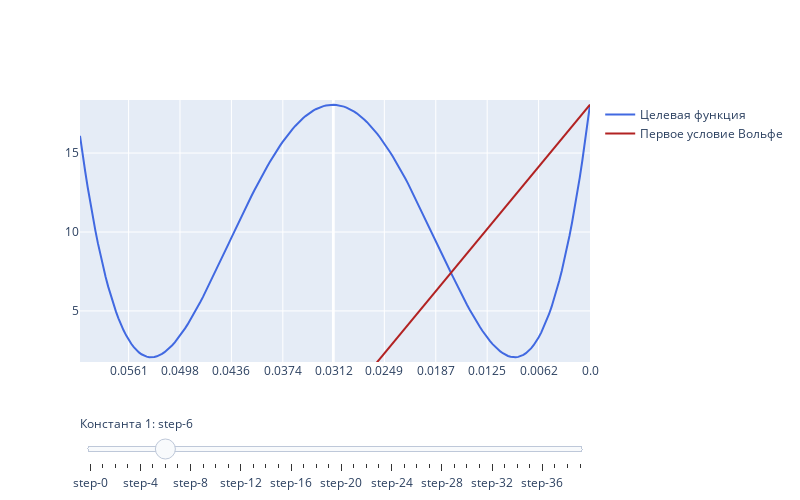

This figure's notebook cell:
### Markdown cell above
Рассмотрим первое условие. Правая часть неравенства - это разложение в ряд Тейлора целевой функции на шаге $x_{k + 1}$. 

Мы можем рассматривать целевую функцию как $\Phi\left(\alpha\right)=f\left(x_{k}+\alpha p_{k}\right)$. Можно убедиться, что это та же целевая функция. Таким образом, вместо рассмотрения шага оптимизации $\alpha$ мы будем рассматривать его вес $c_{1}$

### Code cell
first_condition = FirstWolfesCondition()
first_condition.set_objective(objective)
first_condition.set_alpha((0, 0.062))
first_condition.set_init_coord(2.0)
first_condition.view_condition()

### Figure 1 — Plotly figure (JSON) as saved in the notebook; plotly's stock layout.template omitted (floating-point values rounded to 4 significant figures; data arrays with more than 128 entries replaced by an {"elided": "..."} marker saying what was removed)
{"data": [{"line": {"color": "royalblue", "width": 2}, "name": "Целевая функция", "type": "scatter", "x": {"elided": "200 float values"}, "y": {"elided": "200 float values"}}, {"line": {"color": "firebrick", "width": 2}, "name": "Первое условие Вольфе", "type": "scatter", "visible": false, "x": {"elided": "200 float values"}, "y": {"elided": "200 float values"}}, {"line": {"color": "firebrick", "width": 2}, "name": "Первое условие Вольфе", "type": "scatter", "visible": false, "x": {"elided": "200 float values"}, "y": {"elided": "200 float values"}}, {"line": {"color": "firebrick", "width": 2}, "name": "Первое условие Вольфе", "type": "scatter", "visible": false, "x": {"elided": "200 float values"}, "y": {"elided": "200 float values"}}, {"line": {"color": "firebrick", "width": 2}, "name": "Первое условие Вольфе", "type": "scatter", "visible": false, "x": {"elided": "200 float values"}, "y": {"elided": "200 float values"}}, {"line": {"color": "firebrick", "width": 2}, "name": "Первое условие Вольфе", "type": "scatter", "visible": false, "x": {"elided": "200 float values"}, "y": {"elided": "200 float values"}}, {"line": {"color": "firebrick", "width": 2}, "name": "Первое условие Вольфе", "type": "scatter", "visible": false, "x": {"elided": "200 float values"}, "y": {"elided": "200 float values"}}, {"line": {"color": "firebrick", "width": 2}, "name": "Первое условие Вольфе", "type": "scatter", "visible": true, "x": {"elided": "200 float values"}, "y": {"elided": "200 float values"}}, {"line": {"color": "firebrick", "width": 2}, "name": "Первое условие Вольфе", "type": "scatter", "visible": false, "x": {"elided": "200 float values"}, "y": {"elided": "200 float values"}}, {"line": {"color": "firebrick", "width": 2}, "name": "Первое условие Вольфе", "type": "scatter", "visible": false, "x": {"elided": "200 float values"}, "y": {"elided": "200 float values"}}, {"line": {"color": "firebrick", "width": 2}, "name": "Первое условие Вольфе", "type": "scatter", "visible": false, "x": {"elided": "200 float values"}, "y": {"elided": "200 float values"}}, {"line": {"color": "firebrick", "width": 2}, "name": "Первое условие Вольфе", "type": "scatter", "visible": false, "x": {"elided": "200 float values"}, "y": {"elided": "200 float values"}}, {"line": {"color": "firebrick", "width": 2}, "name": "Первое условие Вольфе", "type": "scatter", "visible": false, "x": {"elided": "200 float values"}, "y": {"elided": "200 float values"}}, {"line": {"color": "firebrick", "width": 2}, "name": "Первое условие Вольфе", "type": "scatter", "visible": false, "x": {"elided": "200 float values"}, "y": {"elided": "200 float values"}}, {"line": {"color": "firebrick", "width": 2}, "name": "Первое условие Вольфе", "type": "scatter", "visible": false, "x": {"elided": "200 float values"}, "y": {"elided": "200 float values"}}, {"line": {"color": "firebrick", "width": 2}, "name": "Первое условие Вольфе", "type": "scatter", "visible": false, "x": {"elided": "200 float values"}, "y": {"elided": "200 float values"}}, {"line": {"color": "firebrick", "width": 2}, "name": "Первое условие Вольфе", "type": "scatter", "visible": false, "x": {"elided": "200 float values"}, "y": {"elided": "200 float values"}}, {"line": {"color": "firebrick", "width": 2}, "name": "Первое условие Вольфе", "type": "scatter", "visible": false, "x": {"elided": "200 float values"}, "y": {"elided": "200 float values"}}, {"line": {"color": "firebrick", "width": 2}, "name": "Первое условие Вольфе", "type": "scatter", "visible": false, "x": {"elided": "200 float values"}, "y": {"elided": "200 float values"}}, {"line": {"color": "firebrick", "width": 2}, "name": "Первое условие Вольфе", "type": "scatter", "visible": false, "x": {"elided": "200 float values"}, "y": {"elided": "200 float values"}}, {"line": {"color": "firebrick", "width": 2}, "name": "Первое условие Вольфе", "type": "scatter", "visible": false, "x": {"elided": "200 float values"}, "y": {"elided": "200 float values"}}, {"line": {"color": "firebrick", "width": 2}, "name": "Первое условие Вольфе", "type": "scatter", "visible": false, "x": {"elided": "200 float values"}, "y": {"elided": "200 float values"}}, {"line": {"color": "firebrick", "width": 2}, "name": "Первое условие Вольфе", "type": "scatter", "visible": false, "x": {"elided": "200 float values"}, "y": {"elided": "200 float values"}}, {"line": {"color": "firebrick", "width": 2}, "name": "Первое условие Вольфе", "type": "scatter", "visible": false, "x": {"elided": "200 float values"}, "y": {"elided": "200 float values"}}, {"line": {"color": "firebrick", "width": 2}, "name": "Первое условие Вольфе", "type": "scatter", "visible": false, "x": {"elided": "200 float values"}, "y": {"elided": "200 float values"}}, {"line": {"color": "firebrick", "width": 2}, "name": "Первое условие Вольфе", "type": "scatter", "visible": false, "x": {"elided": "200 float values"}, "y": {"elided": "200 float values"}}, {"line": {"color": "firebrick", "width": 2}, "name": "Первое условие Вольфе", "type": "scatter", "visible": false, "x": {"elided": "200 float values"}, "y": {"elided": "200 float values"}}, {"line": {"color": "firebrick", "width": 2}, "name": "Первое условие Вольфе", "type": "scatter", "visible": false, "x": {"elided": "200 float values"}, "y": {"elided": "200 float values"}}, {"line": {"color": "firebrick", "width": 2}, "name": "Первое условие Вольфе", "type": "scatter", "visible": false, "x": {"elided": "200 float values"}, "y": {"elided": "200 float values"}}, {"line": {"color": "firebrick", "width": 2}, "name": "Первое условие Вольфе", "type": "scatter", "visible": false, "x": {"elided": "200 float values"}, "y": {"elided": "200 float values"}}, {"line": {"color": "firebrick", "width": 2}, "name": "Первое условие Вольфе", "type": "scatter", "visible": false, "x": {"elided": "200 float values"}, "y": {"elided": "200 float values"}}, {"line": {"color": "firebrick", "width": 2}, "name": "Первое условие Вольфе", "type": "scatter", "visible": false, "x": {"elided": "200 float values"}, "y": {"elided": "200 float values"}}, {"line": {"color": "firebrick", "width": 2}, "name": "Первое условие Вольфе", "type": "scatter", "visible": false, "x": {"elided": "200 float values"}, "y": {"elided": "200 float values"}}, {"line": {"color": "firebrick", "width": 2}, "name": "Первое условие Вольфе", "type": "scatter", "visible": false, "x": {"elided": "200 float values"}, "y": {"elided": "200 float values"}}, {"line": {"color": "firebrick", "width": 2}, "name": "Первое условие Вольфе", "type": "scatter", "visible": false, "x": {"elided": "200 float values"}, "y": {"elided": "200 float values"}}, {"line": {"color": "firebrick", "width": 2}, "name": "Первое условие Вольфе", "type": "scatter", "visible": false, "x": {"elided": "200 float values"}, "y": {"elided": "200 float values"}}, {"line": {"color": "firebrick", "width": 2}, "name": "Первое условие Вольфе", "type": "scatter", "visible": false, "x": {"elided": "200 float values"}, "y": {"elided": "200 float values"}}, {"line": {"color": "firebrick", "width": 2}, "name": "Первое условие Вольфе", "type": "scatter", "visible": false, "x": {"elided": "200 float values"}, "y": {"elided": "200 float values"}}, {"line": {"color": "firebrick", "width": 2}, "name": "Первое условие Вольфе", "type": "scatter", "visible": false, "x": {"elided": "200 float values"}, "y": {"elided": "200 float values"}}, {"line": {"color": "firebrick", "width": 2}, "name": "Первое условие Вольфе", "type": "scatter", "visible": false, "x": {"elided": "200 float values"}, "y": {"elided": "200 float values"}}, {"line": {"color": "firebrick", "width": 2}, "name": "Первое условие Вольфе", "type": "scatter", "visible": false, "x": {"elided": "200 float values"}, "y": {"elided": "200 float values"}}], "layout": {"height": 500, "sliders": [{"active": 6, "currentvalue": {"prefix": "Константа 1: "}, "pad": {"t": 50}, "steps": [{"args": [{"visible": [true, true, false, false, false, false, false, false, false, false, false, false, false, false, false, false, false, false, false, false, false, false, false, false, false, false, false, false, false, false, false, false, false, false, false, false, false, false, false, false, false]}, {"title": "Первое условие вольфе Вольфе"}], "method": "update"}, {"args": [{"visible": [true, false, true, false, false, false, false, false, false, false, false, false, false, false, false, false, false, false, false, false, false, false, false, false, false, false, false, false, false, false, false, false, false, false, false, false, false, false, false, false, false]}, {"title": "Первое условие вольфе Вольфе"}], "method": "update"}, {"args": [{"visible": [true, false, false, true, false, false, false, false, false, false, false, false, false, false, false, false, false, false, false, false, false, false, false, false, false, false, false, false, false, false, false, false, false, false, false, false, false, false, false, false, false]}, {"title": "Первое условие вольфе Вольфе"}], "method": "update"}, {"args": [{"visible": [true, false, false, false, true, false, false, false, false, false, false, false, false, false, false, false, false, false, false, false, false, false, false, false, false, false, false, false, false, false, false, false, false, false, false, false, false, false, false, false, false]}, {"title": "Первое условие вольфе Вольфе"}], "method": "update"}, {"args": [{"visible": [true, false, false, false, false, true, false, false, false, false, false, false, false, false, false, false, false, false, false, false, false, false, false, false, false, false, false, false, false, false, false, false, false, false, false, false, false, false, false, false, false]}, {"title": "Первое условие вольфе Вольфе"}], "method": "update"}, {"args": [{"visible": [true, false, false, false, false, false, true, false, false, false, false, false, false, false, false, false, false, false, false, false, false, false, false, false, false, false, false, false, false, false, false, false, false, false, false, false, false, false, false, false, false]}, {"title": "Первое условие вольфе Вольфе"}], "method": "update"}, {"args": [{"visible": [true, false, false, false, false, false, false, true, false, false, false, false, false, false, false, false, false, false, false, false, false, false, false, false, false, false, false, false, false, false, false, false, false, false, false, false, false, false, false, false, false]}, {"title": "Первое условие вольфе Вольфе"}], "method": "update"}, {"args": [{"visible": [true, false, false, false, false, false, false, false, true, false, false, false, false, false, false, false, false, false, false, false, false, false, false, false, false, false, false, false, false, false, false, false, false, false, false, false, false, false, false, false, false]}, {"title": "Первое условие вольфе Вольфе"}], "method": "update"}, {"args": [{"visible": [true, false, false, false, false, false, false, false, false, true, false, false, false, false, false, false, false, false, false, false, false, false, false, false, false, false, false, false, false, false, false, false, false, false, false, false, false, false, false, false, false]}, {"title": "Первое условие вольфе Вольфе"}], "method": "update"}, {"args": [{"visible": [true, false, false, false, false, false, false, false, false, false, true, false, false, false, false, false, false, false, false, false, false, false, false, false, false, false, false, false, false, false, false, false, false, false, false, false, false, false, false, false, false]}, {"title": "Первое условие вольфе Вольфе"}], "method": "update"}, {"args": [{"visible": [true, false, false, false, false, false, false, false, false, false, false, true, false, false, false, false, false, false, false, false, false, false, false, false, false, false, false, false, false, false, false, false, false, false, false, false, false, false, false, false, false]}, {"title": "Первое условие вольфе Вольфе"}], "method": "update"}, {"args": [{"visible": [true, false, false, false, false, false, false, false, false, false, false, false, true, false, false, false, false, false, false, false, false, false, false, false, false, false, false, false, false, false, false, false, false, false, false, false, false, false, false, false, false]}, {"title": "Первое условие вольфе Вольфе"}], "method": "update"}, {"args": [{"visible": [true, false, false, false, false, false, false, false, false, false, false, false, false, true, false, false, false, false, false, false, false, false, false, false, false, false, false, false, false, false, false, false, false, false, false, false, false, false, false, false, false]}, {"title": "Первое условие вольфе Вольфе"}], "method": "update"}, {"args": [{"visible": [true, false, false, false, false, false, false, false, false, false, false, false, false, false, true, false, false, false, false, false, false, false, false, false, false, false, false, false, false, false, false, false, false, false, false, false, false, false, false, false, false]}, {"title": "Первое условие вольфе Вольфе"}], "method": "update"}, {"args": [{"visible": [true, false, false, false, false, false, false, false, false, false, false, false, false, false, false, true, false, false, false, false, false, false, false, false, false, false, false, false, false, false, false, false, false, false, false, false, false, false, false, false, false]}, {"title": "Первое условие вольфе Вольфе"}], "method": "update"}, {"args": [{"visible": [true, false, false, false, false, false, false, false, false, false, false, false, false, false, false, false, true, false, false, false, false, false, false, false, false, false, false, false, false, false, false, false, false, false, false, false, false, false, false, false, false]}, {"title": "Первое условие вольфе Вольфе"}], "method": "update"}, {"args": [{"visible": [true, false, false, false, false, false, false, false, false, false, false, false, false, false, false, false, false, true, false, false, false, false, false, false, false, false, false, false, false, false, false, false, false, false, false, false, false, false, false, false, false]}, {"title": "Первое условие вольфе Вольфе"}], "method": "update"}, {"args": [{"visible": [true, false, false, false, false, false, false, false, false, false, false, false, false, false, false, false, false, false, true, false, false, false, false, false, false, false, false, false, false, false, false, false, false, false, false, false, false, false, false, false, false]}, {"title": "Первое условие вольфе Вольфе"}], "method": "update"}, {"args": [{"visible": [true, false, false, false, false, false, false, false, false, false, false, false, false, false, false, false, false, false, false, true, false, false, false, false, false, false, false, false, false, false, false, false, false, false, false, false, false, false, false, false, false]}, {"title": "Первое условие вольфе Вольфе"}], "method": "update"}, {"args": [{"visible": [true, false, false, false, false, false, false, false, false, false, false, false, false, false, false, false, false, false, false, false, true, false, false, false, false, false, false, false, false, false, false, false, false, false, false, false, false, false, false, false, false]}, {"title": "Первое условие вольфе Вольфе"}], "method": "update"}, {"args": [{"visible": [true, false, false, false, false, false, false, false, false, false, false, false, false, false, false, false, false, false, false, false, false, true, false, false, false, false, false, false, false, false, false, false, false, false, false, false, false, false, false, false, false]}, {"title": "Первое условие вольфе Вольфе"}], "method": "update"}, {"args": [{"visible": [true, false, false, false, false, false, false, false, false, false, false, false, false, false, false, false, false, false, false, false, false, false, true, false, false, false, false, false, false, false, false, false, false, false, false, false, false, false, false, false, false]}, {"title": "Первое условие вольфе Вольфе"}], "method": "update"}, {"args": [{"visible": [true, false, false, false, false, false, false, false, false, false, false, false, false, false, false, false, false, false, false, false, false, false, false, true, false, false, false, false, false, false, false, false, false, false, false, false, false, false, false, false, false]}, {"title": "Первое условие вольфе Вольфе"}], "method": "update"}, {"args": [{"visible": [true, false, false, false, false, false, false, false, false, false, false, false, false, false, false, false, false, false, false, false, false, false, false, false, true, false, false, false, false, false, false, false, false, false, false, false, false, false, false, false, false]}, {"title": "Первое условие вольфе Вольфе"}], "method": "update"}, {"args": [{"visible": [true, false, false, false, false, false, false, false, false, false, false, false, false, false, false, false, false, false, false, false, false, false, false, false, false, true, false, false, false, false, false, false, false, false, false, false, false, false, false, false, false]}, {"title": "Первое условие вольфе Вольфе"}], "method": "update"}, {"args": [{"visible": [true, false, false, false, false, false, false, false, false, false, false, false, false, false, false, false, false, false, false, false, false, false, false, false, false, false, true, false, false, false, false, false, false, false, false, false, false, false, false, false, false]}, {"title": "Первое условие вольфе Вольфе"}], "method": "update"}, {"args": [{"visible": [true, false, false, false, false, false, false, false, false, false, false, false, false, false, false, false, false, false, false, false, false, false, false, false, false, false, false, true, false, false, false, false, false, false, false, false, false, false, false, false, false]}, {"title": "Первое условие вольфе Вольфе"}], "method": "update"}, {"args": [{"visible": [true, false, false, false, false, false, false, false, false, false, false, false, false, false, false, false, false, false, false, false, false, false, false, false, false, false, false, false, true, false, false, false, false, false, false, false, false, false, false, false, false]}, {"title": "Первое условие вольфе Вольфе"}], "method": "update"}, {"args": [{"visible": [true, false, false, false, false, false, false, false, false, false, false, false, false, false, false, false, false, false, false, false, false, false, false, false, false, false, false, false, false, true, false, false, false, false, false, false, false, false, false, false, false]}, {"title": "Первое условие вольфе Вольфе"}], "method": "update"}, {"args": [{"visible": [true, false, false, false, false, false, false, false, false, false, false, false, false, false, false, false, false, false, false, false, false, false, false, false, false, false, false, false, false, false, true, false, false, false, false, false, false, false, false, false, false]}, {"title": "Первое условие вольфе Вольфе"}], "method": "update"}, {"args": [{"visible": [true, false, false, false, false, false, false, false, false, false, false, false, false, false, false, false, false, false, false, false, false, false, false, false, false, false, false, false, false, false, false, true, false, false, false, false, false, false, false, false, false]}, {"title": "Первое условие вольфе Вольфе"}], "method": "update"}, {"args": [{"visible": [true, false, false, false, false, false, false, false, false, false, false, false, false, false, false, false, false, false, false, false, false, false, false, false, false, false, false, false, false, false, false, false, true, false, false, false, false, false, false, false, false]}, {"title": "Первое условие вольфе Вольфе"}], "method": "update"}, {"args": [{"visible": [true, false, false, false, false, false, false, false, false, false, false, false, false, false, false, false, false, false, false, false, false, false, false, false, false, false, false, false, false, false, false, false, false, true, false, false, false, false, false, false, false]}, {"title": "Первое условие вольфе Вольфе"}], "method": "update"}, {"args": [{"visible": [true, false, false, false, false, false, false, false, false, false, false, false, false, false, false, false, false, false, false, false, false, false, false, false, false, false, false, false, false, false, false, false, false, false, true, false, false, false, false, false, false]}, {"title": "Первое условие вольфе Вольфе"}], "method": "update"}, {"args": [{"visible": [true, false, false, false, false, false, false, false, false, false, false, false, false, false, false, false, false, false, false, false, false, false, false, false, false, false, false, false, false, false, false, false, false, false, false, true, false, false, false, false, false]}, {"title": "Первое условие вольфе Вольфе"}], "method": "update"}, {"args": [{"visible": [true, false, false, false, false, false, false, false, false, false, false, false, false, false, false, false, false, false, false, false, false, false, false, false, false, false, false, false, false, false, false, false, false, false, false, false, true, false, false, false, false]}, {"title": "Первое условие вольфе Вольфе"}], "method": "update"}, {"args": [{"visible": [true, false, false, false, false, false, false, false, false, false, false, false, false, false, false, false, false, false, false, false, false, false, false, false, false, false, false, false, false, false, false, false, false, false, false, false, false, true, false, false, false]}, {"title": "Первое условие вольфе Вольфе"}], "method": "update"}, {"args": [{"visible": [true, false, false, false, false, false, false, false, false, false, false, false, false, false, false, false, false, false, false, false, false, false, false, false, false, false, false, false, false, false, false, false, false, false, false, false, false, false, true, false, false]}, {"title": "Первое условие вольфе Вольфе"}], "method": "update"}, {"args": [{"visible": [true, false, false, false, false, false, false, false, false, false, false, false, false, false, false, false, false, false, false, false, false, false, false, false, false, false, false, false, false, false, false, false, false, false, false, false, false, false, false, true, false]}, {"title": "Первое условие вольфе Вольфе"}], "method": "update"}, {"args": [{"visible": [true, false, false, false, false, false, false, false, false, false, false, false, false, false, false, false, false, false, false, false, false, false, false, false, false, false, false, false, false, false, false, false, false, false, false, false, false, false, false, false, true]}, {"title": "Первое условие вольфе Вольфе"}], "method": "update"}]}], "width": 800, "xaxis": {"range": [-1.968, 2], "tickmode": "array", "ticktext": ["0.0", "0.0062", "0.0125", "0.0187", "0.0249", "0.0312", "0.0374", "0.0436", "0.0498", "0.0561"], "tickvals": [2, 1.6, 1.2, 0.8, 0.4, 0.01, -0.39, -0.79, -1.19, -1.59], "type": "linear"}, "yaxis": {"range": [1.763, 18.36], "type": "linear"}}}
